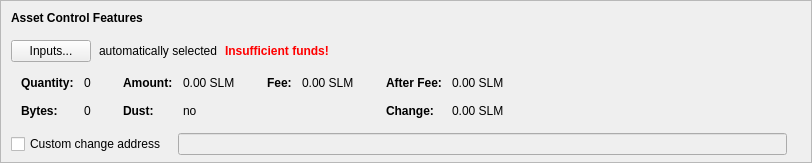
      <widget class="QFrame" name="frameAssetControl">
       <property name="sizePolicy">
        <sizepolicy hsizetype="Expanding" vsizetype="Fixed">
         <horstretch>0</horstretch>
         <verstretch>0</verstretch>
        </sizepolicy>
       </property>
       <property name="maximumSize">
        <size>
         <width>16777215</width>
         <height>16777215</height>
        </size>
       </property>
       <property name="frameShape">
        <enum>QFrame::StyledPanel</enum>
       </property>
       <property name="frameShadow">
        <enum>QFrame::Sunken</enum>
       </property>
       <layout class="QVBoxLayout" name="verticalLayoutAssetControl2">
        <property name="spacing">
         <number>0</number>
        </property>
        <property name="leftMargin">
         <number>0</number>
        </property>
        <property name="topMargin">
         <number>0</number>
        </property>
        <property name="rightMargin">
         <number>0</number>
        </property>
        <property name="bottomMargin">
         <number>6</number>
        </property>
        <item>
         <layout class="QVBoxLayout" name="verticalLayoutAssetControl" stretch="0,0,0,0,1">
          <property name="spacing">
           <number>0</number>
          </property>
          <property name="leftMargin">
           <number>10</number>
          </property>
          <property name="topMargin">
           <number>10</number>
          </property>
          <item>
           <layout class="QHBoxLayout" name="horizontalLayoutAssetControl1">
            <property name="bottomMargin">
             <number>15</number>
            </property>
            <item>
             <widget class="QLabel" name="labelAssetControlFeatures">
              <property name="sizePolicy">
               <sizepolicy hsizetype="Preferred" vsizetype="Maximum">
                <horstretch>0</horstretch>
                <verstretch>0</verstretch>
               </sizepolicy>
              </property>
              <property name="font">
               <font>
                <weight>75</weight>
                <bold>true</bold>
               </font>
              </property>
              <property name="styleSheet">
               <string notr="true">font-weight:bold;</string>
              </property>
              <property name="text">
               <string>Asset Control Features</string>
              </property>
             </widget>
            </item>
           </layout>
          </item>
          <item>
           <layout class="QHBoxLayout" name="horizontalLayoutAssetControl2" stretch="0,0,0,0">
            <property name="spacing">
             <number>8</number>
            </property>
            <property name="bottomMargin">
             <number>10</number>
            </property>
            <item>
             <widget class="QPushButton" name="pushButtonAssetControl">
              <property name="styleSheet">
               <string notr="true"/>
              </property>
              <property name="text">
               <string>Inputs...</string>
              </property>
              <property name="autoDefault">
               <bool>false</bool>
              </property>
             </widget>
            </item>
            <item>
             <widget class="QLabel" name="labelAssetControlAutomaticallySelected">
              <property name="text">
               <string>automatically selected</string>
              </property>
              <property name="margin">
               <number>5</number>
              </property>
             </widget>
            </item>
            <item>
             <widget class="QLabel" name="labelAssetControlInsuffFunds">
              <property name="font">
               <font>
                <weight>75</weight>
                <bold>true</bold>
               </font>
              </property>
              <property name="styleSheet">
               <string notr="true">color:red;font-weight:bold;</string>
              </property>
              <property name="text">
               <string>Insufficient funds!</string>
              </property>
              <property name="margin">
               <number>5</number>
              </property>
             </widget>
            </item>
            <item>
             <spacer name="horizontalSpacerAssetControl">
              <property name="orientation">
               <enum>Qt::Horizontal</enum>
              </property>
              <property name="sizeHint" stdset="0">
               <size>
                <width>40</width>
                <height>1</height>
               </size>
              </property>
             </spacer>
            </item>
           </layout>
          </item>
          <item>
           <widget class="QWidget" name="widgetAssetControl" native="true">
            <property name="sizePolicy">
             <sizepolicy hsizetype="Preferred" vsizetype="Preferred">
              <horstretch>0</horstretch>
              <verstretch>0</verstretch>
             </sizepolicy>
            </property>
            <property name="minimumSize">
             <size>
              <width>0</width>
              <height>0</height>
             </size>
            </property>
            <property name="styleSheet">
             <string notr="true"/>
            </property>
            <layout class="QHBoxLayout" name="horizontalLayoutAssetControl5">
             <property name="leftMargin">
              <number>0</number>
             </property>
             <property name="topMargin">
              <number>0</number>
             </property>
             <property name="rightMargin">
              <number>0</number>
             </property>
             <property name="bottomMargin">
              <number>0</number>
             </property>
             <item>
              <layout class="QHBoxLayout" name="horizontalLayoutAssetControl3" stretch="0,0,0,1">
               <property name="spacing">
                <number>20</number>
               </property>
               <property name="topMargin">
                <number>0</number>
               </property>
               <property name="bottomMargin">
                <number>10</number>
               </property>
               <item>
                <layout class="QFormLayout" name="formLayoutAssetControl1">
                 <property name="horizontalSpacing">
                  <number>10</number>
                 </property>
                 <property name="verticalSpacing">
                  <number>14</number>
                 </property>
                 <property name="leftMargin">
                  <number>10</number>
                 </property>
                 <property name="topMargin">
                  <number>4</number>
                 </property>
                 <property name="rightMargin">
                  <number>6</number>
                 </property>
                 <item row="0" column="0">
                  <widget class="QLabel" name="labelAssetControlQuantityText">
                   <property name="font">
                    <font>
                     <weight>75</weight>
                     <bold>true</bold>
                    </font>
                   </property>
                   <property name="text">
                    <string>Quantity:</string>
                   </property>
                   <property name="margin">
                    <number>0</number>
                   </property>
                  </widget>
                 </item>
                 <item row="0" column="1">
                  <widget class="QLabel" name="labelAssetControlQuantity">
                   <property name="cursor">
                    <cursorShape>IBeamCursor</cursorShape>
                   </property>
                   <property name="contextMenuPolicy">
                    <enum>Qt::ActionsContextMenu</enum>
                   </property>
                   <property name="text">
                    <string notr="true">0</string>
                   </property>
                   <property name="margin">
                    <number>0</number>
                   </property>
                   <property name="textInteractionFlags">
                    <set>Qt::LinksAccessibleByMouse|Qt::TextSelectableByKeyboard|Qt::TextSelectableByMouse</set>
                   </property>
                  </widget>
                 </item>
                 <item row="1" column="0">
                  <widget class="QLabel" name="labelAssetControlBytesText">
                   <property name="font">
                    <font>
                     <weight>75</weight>
                     <bold>true</bold>
                    </font>
                   </property>
                   <property name="text">
                    <string>Bytes:</string>
                   </property>
                  </widget>
                 </item>
                 <item row="1" column="1">
                  <widget class="QLabel" name="labelAssetControlBytes">
                   <property name="cursor">
                    <cursorShape>IBeamCursor</cursorShape>
                   </property>
                   <property name="contextMenuPolicy">
                    <enum>Qt::ActionsContextMenu</enum>
                   </property>
                   <property name="text">
                    <string notr="true">0</string>
                   </property>
                   <property name="textInteractionFlags">
                    <set>Qt::LinksAccessibleByMouse|Qt::TextSelectableByKeyboard|Qt::TextSelectableByMouse</set>
                   </property>
                  </widget>
                 </item>
                </layout>
               </item>
               <item>
                <layout class="QFormLayout" name="formLayoutAssetControl2">
                 <property name="horizontalSpacing">
                  <number>10</number>
                 </property>
                 <property name="verticalSpacing">
                  <number>14</number>
                 </property>
                 <property name="leftMargin">
                  <number>6</number>
                 </property>
                 <property name="topMargin">
                  <number>4</number>
                 </property>
                 <property name="rightMargin">
                  <number>6</number>
                 </property>
                 <item row="0" column="0">
                  <widget class="QLabel" name="labelAssetControlAmountText">
                   <property name="font">
                    <font>
                     <weight>75</weight>
                     <bold>true</bold>
                    </font>
                   </property>
                   <property name="text">
                    <string>Amount:</string>
                   </property>
                   <property name="margin">
                    <number>0</number>
                   </property>
                  </widget>
                 </item>
                 <item row="0" column="1">
                  <widget class="QLabel" name="labelAssetControlAmount">
                   <property name="cursor">
                    <cursorShape>IBeamCursor</cursorShape>
                   </property>
                   <property name="contextMenuPolicy">
                    <enum>Qt::ActionsContextMenu</enum>
                   </property>
                   <property name="text">
                    <string notr="true">0.00 SLM</string>
                   </property>
                   <property name="textInteractionFlags">
                    <set>Qt::LinksAccessibleByMouse|Qt::TextSelectableByKeyboard|Qt::TextSelectableByMouse</set>
                   </property>
                  </widget>
                 </item>
                 <item row="1" column="0">
                  <widget class="QLabel" name="labelAssetControlLowOutputText">
                   <property name="font">
                    <font>
                     <weight>75</weight>
                     <bold>true</bold>
                    </font>
                   </property>
                   <property name="text">
                    <string>Dust:</string>
                   </property>
                  </widget>
                 </item>
                 <item row="1" column="1">
                  <widget class="QLabel" name="labelAssetControlLowOutput">
                   <property name="cursor">
                    <cursorShape>IBeamCursor</cursorShape>
                   </property>
                   <property name="contextMenuPolicy">
                    <enum>Qt::ActionsContextMenu</enum>
                   </property>
                   <property name="text">
                    <string notr="true">no</string>
                   </property>
                   <property name="textInteractionFlags">
                    <set>Qt::LinksAccessibleByMouse|Qt::TextSelectableByKeyboard|Qt::TextSelectableByMouse</set>
                   </property>
                  </widget>
                 </item>
                </layout>
               </item>
               <item>
                <layout class="QFormLayout" name="formLayoutAssetControl3">
                 <property name="horizontalSpacing">
                  <number>10</number>
                 </property>
                 <property name="verticalSpacing">
                  <number>14</number>
                 </property>
                 <property name="leftMargin">
                  <number>6</number>
                 </property>
                 <property name="topMargin">
                  <number>4</number>
                 </property>
                 <property name="rightMargin">
                  <number>6</number>
                 </property>
                 <item row="0" column="0">
                  <widget class="QLabel" name="labelAssetControlFeeText">
                   <property name="font">
                    <font>
                     <weight>75</weight>
                     <bold>true</bold>
                    </font>
                   </property>
                   <property name="text">
                    <string>Fee:</string>
                   </property>
                   <property name="margin">
                    <number>0</number>
                   </property>
                  </widget>
                 </item>
                 <item row="0" column="1">
                  <widget class="QLabel" name="labelAssetControlFee">
                   <property name="cursor">
                    <cursorShape>IBeamCursor</cursorShape>
                   </property>
                   <property name="contextMenuPolicy">
                    <enum>Qt::ActionsContextMenu</enum>
                   </property>
                   <property name="text">
                    <string notr="true">0.00 SLM</string>
                   </property>
                   <property name="textInteractionFlags">
                    <set>Qt::LinksAccessibleByMouse|Qt::TextSelectableByKeyboard|Qt::TextSelectableByMouse</set>
                   </property>
                  </widget>
                 </item>
                </layout>
               </item>
               <item>
                <layout class="QFormLayout" name="formLayoutAssetControl4">
                 <property name="horizontalSpacing">
                  <number>10</number>
                 </property>
                 <property name="verticalSpacing">
                  <number>14</number>
                 </property>
                 <property name="leftMargin">
                  <number>6</number>
                 </property>
                 <property name="topMargin">
                  <number>4</number>
                 </property>
                 <property name="rightMargin">
                  <number>6</number>
                 </property>
                 <item row="0" column="0">
                  <widget class="QLabel" name="labelAssetControlAfterFeeText">
                   <property name="font">
                    <font>
                     <weight>75</weight>
                     <bold>true</bold>
                    </font>
                   </property>
                   <property name="text">
                    <string>After Fee:</string>
                   </property>
                   <property name="margin">
                    <number>0</number>
                   </property>
                  </widget>
                 </item>
                 <item row="0" column="1">
                  <widget class="QLabel" name="labelAssetControlAfterFee">
                   <property name="cursor">
                    <cursorShape>IBeamCursor</cursorShape>
                   </property>
                   <property name="contextMenuPolicy">
                    <enum>Qt::ActionsContextMenu</enum>
                   </property>
                   <property name="text">
                    <string notr="true">0.00 SLM</string>
                   </property>
                   <property name="textInteractionFlags">
                    <set>Qt::LinksAccessibleByMouse|Qt::TextSelectableByKeyboard|Qt::TextSelectableByMouse</set>
                   </property>
                  </widget>
                 </item>
                 <item row="1" column="0">
                  <widget class="QLabel" name="labelAssetControlChangeText">
                   <property name="font">
                    <font>
                     <weight>75</weight>
                     <bold>true</bold>
                    </font>
                   </property>
                   <property name="text">
                    <string>Change:</string>
                   </property>
                  </widget>
                 </item>
                 <item row="1" column="1">
                  <widget class="QLabel" name="labelAssetControlChange">
                   <property name="cursor">
                    <cursorShape>IBeamCursor</cursorShape>
                   </property>
                   <property name="contextMenuPolicy">
                    <enum>Qt::ActionsContextMenu</enum>
                   </property>
                   <property name="text">
                    <string notr="true">0.00 SLM</string>
                   </property>
                   <property name="textInteractionFlags">
                    <set>Qt::LinksAccessibleByMouse|Qt::TextSelectableByKeyboard|Qt::TextSelectableByMouse</set>
                   </property>
                  </widget>
                 </item>
                </layout>
               </item>
              </layout>
             </item>
            </layout>
           </widget>
          </item>
          <item>
           <layout class="QHBoxLayout" name="horizontalLayoutAssetControl4" stretch="0,0,0">
            <property name="spacing">
             <number>12</number>
            </property>
            <property name="sizeConstraint">
             <enum>QLayout::SetDefaultConstraint</enum>
            </property>
            <property name="topMargin">
             <number>5</number>
            </property>
            <property name="rightMargin">
             <number>5</number>
            </property>
            <item>
             <widget class="QCheckBox" name="checkBoxAssetControlChange">
              <property name="toolTip">
               <string>If this is activated, but the change address is empty or invalid, change will be sent to a newly generated address.</string>
              </property>
              <property name="text">
               <string>Custom change address</string>
              </property>
             </widget>
            </item>
            <item>
             <widget class="QValidatedLineEdit" name="lineEditAssetControlChange">
              <property name="enabled">
               <bool>false</bool>
              </property>
              <property name="sizePolicy">
               <sizepolicy hsizetype="Expanding" vsizetype="Fixed">
                <horstretch>0</horstretch>
                <verstretch>0</verstretch>
               </sizepolicy>
              </property>
             </widget>
            </item>
            <item>
             <widget class="QLabel" name="labelAssetControlChangeLabel">
              <property name="sizePolicy">
               <sizepolicy hsizetype="Preferred" vsizetype="Expanding">
                <horstretch>0</horstretch>
                <verstretch>0</verstretch>
               </sizepolicy>
              </property>
              <property name="minimumSize">
               <size>
                <width>0</width>
                <height>0</height>
               </size>
              </property>
              <property name="text">
               <string/>
              </property>
              <property name="margin">
               <number>3</number>
              </property>
             </widget>
            </item>
           </layout>
          </item>
          <item>
           <spacer name="verticalSpacerAssetControl">
            <property name="orientation">
             <enum>Qt::Vertical</enum>
            </property>
            <property name="sizeHint" stdset="0">
             <size>
              <width>800</width>
              <height>1</height>
             </size>
            </property>
           </spacer>
          </item>
         </layout>
        </item>
       </layout>
      </widget>
